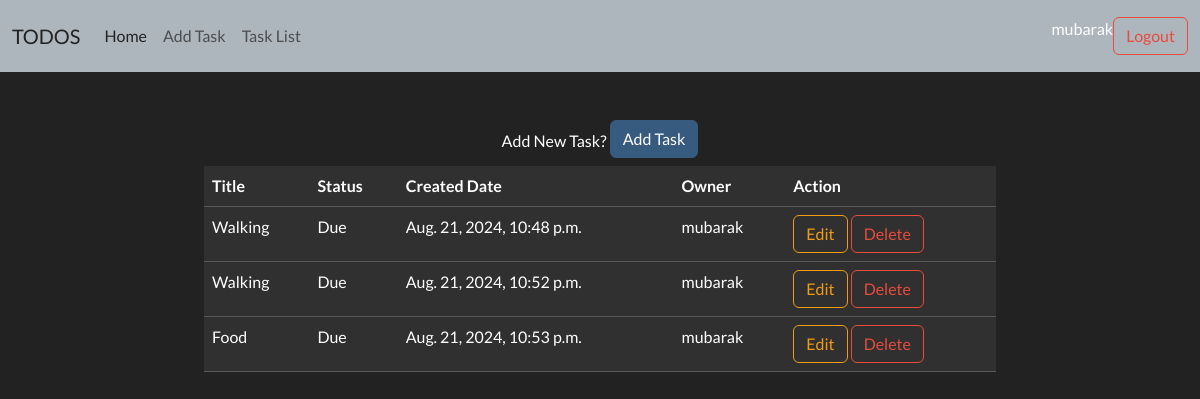
The page /todo/all/ (signed in) on the database its author committed.
### myapp/models.py (models this page shows, shortened)
class Todo(models.Model):
    title=models.CharField(max_length=100)
    created_date=models.DateTimeField(auto_now_add=True)
    status=models.BooleanField(default=False)
    owner=models.ForeignKey(User,on_delete=models.CASCADE)

### myapp/views.py (the view)
# urls.py: path('todo/all/',views.TodoListView.as_view(),name='todo-all'),
@method_decorator(signin_required,name='dispatch')
class TodoListView(View):
    def get(self,request,*args,**kwargs):
        qs=Todo.objects.filter(owner=request.user)
        return render(request,'todo_list.html',{'todos':qs})

### myapp/templates/todo_list.html
{%extends 'base.html'%}
{%block main_block%}
<div class="row mt-5">
    <div class="col-2"></div>
    <div class="col-8">
        <center>
            Add New Task? <a href="{%url 'todo-add'%}" class="btn btn-primary mb-2">Add Task</a>
        </center>
        <table class="table table-dark">
            <tr>
                <th>Title</th>
                <th>Status</th>
                <th>Created Date</th>
                <th>Owner</th>
                <th>Action</th>
            </tr>
            {%for todo in todos%}
            <tr>
                <td>{{todo.title}}</td>
                <td>{%if todo.status == False %}
                    Due
                    {%else%}
                    Compleated
                    {%endif%}
                </td>
                <td>{{todo.created_date}}</td>
                <td>{{todo.owner}}</td>
                <td>
                    <a href="{%url 'todo-edit' todo.id%}" class="btn btn-outline-warning">Edit</a>
                    <a href="{%url 'todo-delete' todo.id%}" class="btn btn-outline-danger">Delete</a>
                </td>
            </tr>
            {%endfor%}
        </table>
    </div>
    <div class="col-2"></div>
</div>
{%endblock%}

### myapp/templates/base.html (shortened to what this page needs)
<!DOCTYPE html>
{%load static%}
<html lang="en">
<head>
    <link rel="stylesheet" href="{%static 'css/bootstrap.min.css'%}">
</head>
<body>
    <nav class="navbar navbar-expand-lg navbar-light bg-light">
        <div class="container-fluid">
            <a class="navbar-brand" href="#">TODOS</a>
            <div class="collapse navbar-collapse" id="navbarSupportedContent">
                <ul class="navbar-nav me-auto mb-2 mb-lg-0">
                    <li class="nav-item">
                        <a class="nav-link active" aria-current="page" href="{%url 'todo-home'%}">Home</a>
                    </li>
                    <li class="nav-item">
                        <a class="nav-link" href="{%url 'todo-add'%}">Add Task</a>
                    </li>
                    <li class="nav-item">
                        <a class="nav-link" href="{%url 'todo-all'%}">Task List</a>
                    </li>
                </ul>
                <form class="d-flex">
                    {{request.user}}
                    <a href="{%url 'signout'%}" class="btn btn-outline-danger">Logout</a>
                </form>
            </div>
        </div>
    </nav>
    {%block main_block%}
    {%endblock%}
</body>

### rows shown on the page
Todo: title "Walking", status "Due", created_date "Aug. 21, 2024, 10:48 p.m.", owner "mubarak"
Todo: title "Walking", status "Due", created_date "Aug. 21, 2024, 10:52 p.m.", owner "mubarak"
Todo: title "Food", status "Due", created_date "Aug. 21, 2024, 10:53 p.m.", owner "mubarak"

### other values the page prints
{{ request.user }} "mubarak"
